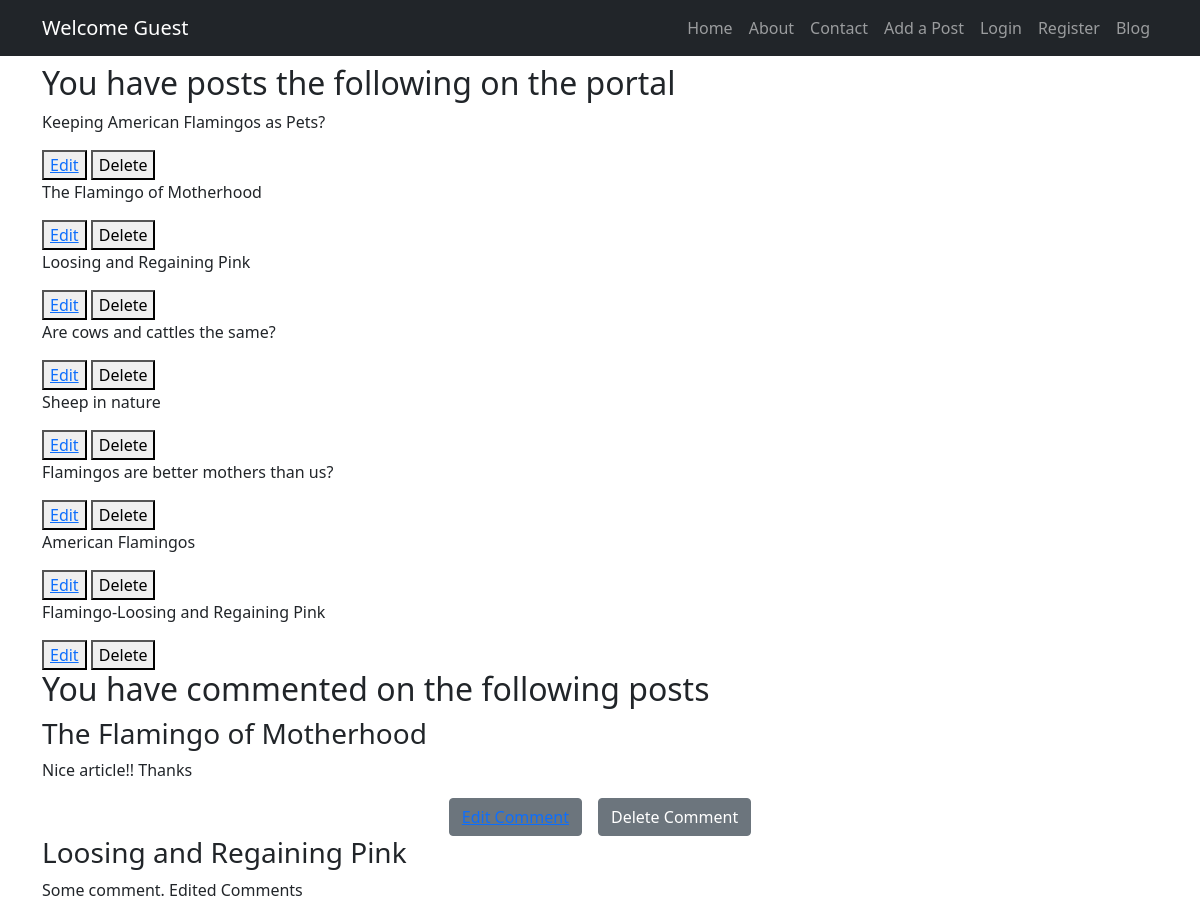
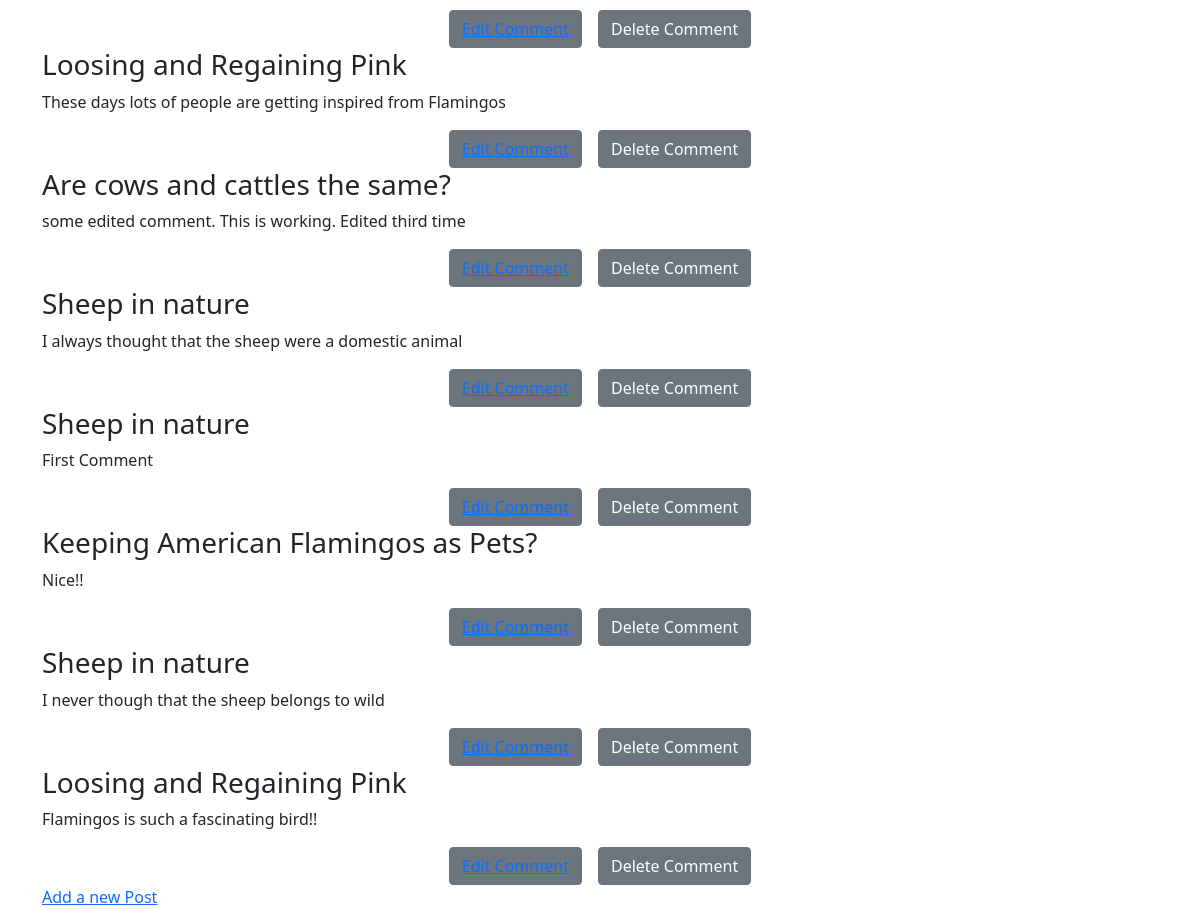
The page /himanshukansal/profile on the database its author committed (2 pictures, top to bottom).
### blogpost/models.py (models this page shows)
class Post(models.Model):
    name = models.CharField(max_length=50)
    desc = models.TextField(max_length=500)
    image = models.ImageField(upload_to= "image/", blank=True , default= "cow.jpg")
    author = models.ForeignKey(User, on_delete= models.CASCADE)
    category = models.ForeignKey(PostCategory, on_delete=models.CASCADE, null=True, blank= True)
    time = models.DateField(default=datetime.now(), null=True, blank=True)
    def __str__(self):
        return self.name

class Comments(models.Model):
    comment = models.TextField(max_length=100)
    post= models.ForeignKey(Post, on_delete=models.CASCADE)
    author = models.CharField(max_length=100, blank=True, null=True)

### blogpost/views.py (the view)
# urls.py: path('<str:username>/profile', views.user_profile, name = 'profile'),
def user_profile(request, username):
    if username == "guest":
      messages.success(request, "You are not logged in. Loggin to view your profile")
      return render(request, "login.html")
    else:
      user = User.objects.get(username = username)
      posts = Post.objects.filter(author=user.id)
      comments = Comments.objects.filter(author=user.username)
      return render(request, 'profile.html', {"username": username, "posts": posts, "comments": comments})

### blogpost/context_processors.py (called while the page is built)
def categories(request):
    categories = PostCategory.objects.all().values()
    posts = Post.objects.all().order_by("name")
    return {"categories": categories, "posts": posts}

### blogpost/templates/profile.html (shortened to what this page needs)
{% include 'navbar.html' %}
<div class="container mt-2">
    <section class="mt-2">
        {% if posts %}
             <h2> You have posts the following on the portal</h2>
            {% for post in posts%}
            <p>{{post.name}}</p>
            <button><a href=" {% url 'edit_post' id=post.id %}" >Edit</a></button>
            <button>Delete</button>
            {%endfor%}
        {% else %}
            <h2>No Posts to show</h2>
            {{post}}
            {{comment}}
        {% endif %}
    </section>
    <section>
        {% if comments %}
        <h2> You have commented on the following posts </h2>
            {% for comment in comments %}
                <div>
                    <h3>{{comment.post}}</h3>
                    <p> {{comment.comment}}</p>
                    <div class="d-flex flex-row justify-content-center">
                        <button class="btn btn-secondary mx-2"><a href="{% url 'edit_comments'  comment_id=comment.id%}"> Edit Comment</a></button>
                        <button class="btn btn-secondary mx-2">Delete Comment</button>
                    </div>
                </div>
            {% endfor %}
        {%endif%}
    </section>
<div class="d-flex justify-content-between">
    <a href = "{% url 'add' %}">Add a new Post</a>
</div>
</div>

### rows shown on the page
Post: name "Keeping American Flamingos as Pets?"
Post: name "The Flamingo of Motherhood"
Post: name "Loosing and Regaining Pink"
Post: name "Are cows and cattles the same?"
Post: name "Sheep in nature"
Post: name "Flamingos are better mothers than us?"
Post: name "American Flamingos"
Post: name "Flamingo-Loosing and Regaining Pink"
Comments: post "The Flamingo of Motherhood", comment "Nice article!! Thanks"
Comments: post "Loosing and Regaining Pink", comment "Some comment. Edited Comments"
Comments: post "Loosing and Regaining Pink", comment "These days lots of people are getting inspired from Flamingos"
Comments: post "Are cows and cattles the same?", comment "some edited comment. This is working. Edited third time"
Comments: post "Sheep in nature", comment "I always thought that the sheep were a domestic animal"
Comments: post "Sheep in nature", comment "First Comment"
Comments: post "Keeping American Flamingos as Pets?", comment "Nice!!"
Comments: post "Sheep in nature", comment "I never though that the sheep belongs to wild"
Comments: post "Loosing and Regaining Pink", comment "Flamingos is such a fascinating bird!!"
